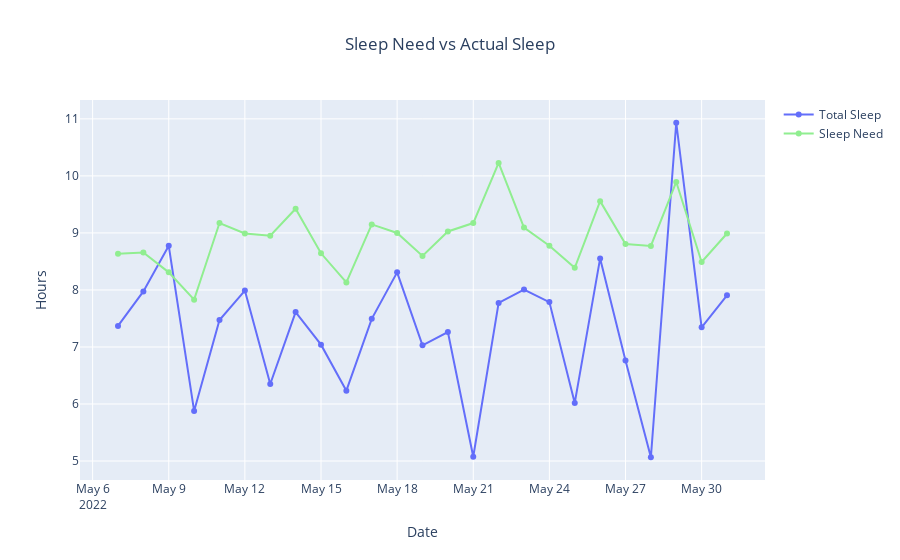

Here is the notebook cell this chart was saved with:
### Markdown cell above
### Sleep Need vs Actual Sleep
> sleep_need_actual() in VisableWhoop

**Note**: set naps=False to mimic app view

### Code cell
# create a column with timedelta as total hours, as a float type
df['total_sleep_sec'] = (df.during_end - df.during_start) / pd.Timedelta(seconds=1)
df['total_sleep_sec'] = df['total_sleep_sec'].astype('float64') 
df['total_sleep_hrs'] = df.total_sleep_sec / 3600


df['total_sleep_need_hrs'] = df.sleep_need / 3600000
df['total_sleep_need_hrs_frmt'] = pd.to_timedelta(df.sleep_need, unit='ms').apply(f)


df = df[df["is_nap"]==False]

fig = go.Figure()

fig.add_trace(go.Scatter(
    x=df.cycle_start,
    y=df["qaulitydur_hrs"],
    mode="markers+lines",
    name = "Total Sleep",
    text = df['cycle_start'].astype('string') + " - " + df['quality_duration_frmt'].astype('string'),
    hoverinfo = 'text'))


fig.add_trace(go.Scatter(
    x=df.cycle_start,
    y=df["total_sleep_need_hrs"],
    mode="markers+lines",
    name = "Sleep Need",
    line=dict(color="#90EE90"),
    text = df['cycle_start'].astype('string') + " - " + df['total_sleep_need_hrs_frmt'].astype('string'),
    hoverinfo = 'text'))

fig.update_layout(title_text='Sleep Need vs Actual Sleep', title_x=0.5)
fig.update_xaxes(title='Date')
fig.update_yaxes(title='Hours')

fig.show()

### Figure 1 — Plotly figure (JSON) as saved in the notebook; plotly's stock layout.template omitted (floating-point values rounded to 4 significant figures)
{"data": [{"hoverinfo": "text", "mode": "markers+lines", "name": "Total Sleep", "text": ["2022-05-07 - 07:22", "2022-05-08 - 07:58", "2022-05-09 - 08:46", "2022-05-10 - 05:52", "2022-05-11 - 07:28", "2022-05-12 - 07:59", "2022-05-13 - 06:21", "2022-05-14 - 07:36", "2022-05-15 - 07:02", "2022-05-16 - 06:14", "2022-05-17 - 07:29", "2022-05-18 - 08:18", "2022-05-19 - 07:01", "2022-05-20 - 07:15", "2022-05-21 - 05:04", "2022-05-22 - 07:46", "2022-05-23 - 08:00", "2022-05-24 - 07:47", "2022-05-25 - 06:01", "2022-05-26 - 08:33", "2022-05-27 - 06:45", "2022-05-28 - 05:03", "2022-05-29 - 10:55", "2022-05-30 - 07:20", "2022-05-31 - 07:54"], "type": "scatter", "x": ["2022-05-07T00:00:00", "2022-05-08T00:00:00", "2022-05-09T00:00:00", "2022-05-10T00:00:00", "2022-05-11T00:00:00", "2022-05-12T00:00:00", "2022-05-13T00:00:00", "2022-05-14T00:00:00", "2022-05-15T00:00:00", "2022-05-16T00:00:00", "2022-05-17T00:00:00", "2022-05-18T00:00:00", "2022-05-19T00:00:00", "2022-05-20T00:00:00", "2022-05-21T00:00:00", "2022-05-22T00:00:00", "2022-05-23T00:00:00", "2022-05-24T00:00:00", "2022-05-25T00:00:00", "2022-05-26T00:00:00", "2022-05-27T00:00:00", "2022-05-28T00:00:00", "2022-05-29T00:00:00", "2022-05-30T00:00:00", "2022-05-31T00:00:00"], "y": [7.369, 7.975, 8.774, 5.879, 7.472, 7.989, 6.352, 7.611, 7.041, 6.234, 7.493, 8.308, 7.029, 7.261, 5.076, 7.772, 8.006, 7.787, 6.02, 8.553, 6.764, 5.066, 10.93, 7.345, 7.907]}, {"hoverinfo": "text", "line": {"color": "#90EE90"}, "mode": "markers+lines", "name": "Sleep Need", "text": ["2022-05-07 - 08:38", "2022-05-08 - 08:39", "2022-05-09 - 08:18", "2022-05-10 - 07:49", "2022-05-11 - 09:10", "2022-05-12 - 08:59", "2022-05-13 - 08:57", "2022-05-14 - 09:25", "2022-05-15 - 08:38", "2022-05-16 - 08:07", "2022-05-17 - 09:08", "2022-05-18 - 08:59", "2022-05-19 - 08:35", "2022-05-20 - 09:01", "2022-05-21 - 09:10", "2022-05-22 - 10:13", "2022-05-23 - 09:05", "2022-05-24 - 08:46", "2022-05-25 - 08:23", "2022-05-26 - 09:33", "2022-05-27 - 08:48", "2022-05-28 - 08:46", "2022-05-29 - 09:53", "2022-05-30 - 08:29", "2022-05-31 - 08:59"], "type": "scatter", "x": ["2022-05-07T00:00:00", "2022-05-08T00:00:00", "2022-05-09T00:00:00", "2022-05-10T00:00:00", "2022-05-11T00:00:00", "2022-05-12T00:00:00", "2022-05-13T00:00:00", "2022-05-14T00:00:00", "2022-05-15T00:00:00", "2022-05-16T00:00:00", "2022-05-17T00:00:00", "2022-05-18T00:00:00", "2022-05-19T00:00:00", "2022-05-20T00:00:00", "2022-05-21T00:00:00", "2022-05-22T00:00:00", "2022-05-23T00:00:00", "2022-05-24T00:00:00", "2022-05-25T00:00:00", "2022-05-26T00:00:00", "2022-05-27T00:00:00", "2022-05-28T00:00:00", "2022-05-29T00:00:00", "2022-05-30T00:00:00", "2022-05-31T00:00:00"], "y": [8.636, 8.657, 8.308, 7.829, 9.173, 8.989, 8.952, 9.424, 8.643, 8.132, 9.149, 8.999, 8.597, 9.026, 9.173, 10.23, 9.094, 8.775, 8.388, 9.557, 8.803, 8.772, 9.893, 8.49, 8.989]}], "layout": {"title": {"text": "Sleep Need vs Actual Sleep", "x": 0.5}, "xaxis": {"title": {"text": "Date"}}, "yaxis": {"title": {"text": "Hours"}}}}
